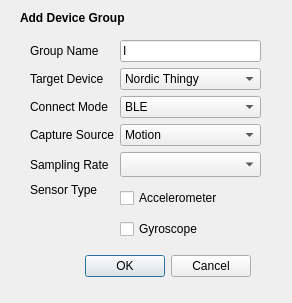
<?xml version="1.0" encoding="UTF-8"?>
<ui version="4.0">
 <class>AddDeviceGroup</class>
 <widget class="QDialog" name="AddDeviceGroup">
  <property name="geometry">
   <rect>
    <x>0</x>
    <y>0</y>
    <width>292</width>
    <height>303</height>
   </rect>
  </property>
  <property name="windowTitle">
   <string>Dialog</string>
  </property>
  <widget class="QDialogButtonBox" name="buttonBox">
   <property name="geometry">
    <rect>
     <x>10</x>
     <y>250</y>
     <width>241</width>
     <height>32</height>
    </rect>
   </property>
   <property name="orientation">
    <enum>Qt::Horizontal</enum>
   </property>
   <property name="standardButtons">
    <set>QDialogButtonBox::Cancel|QDialogButtonBox::Ok</set>
   </property>
  </widget>
  <widget class="QLabel" name="label">
   <property name="geometry">
    <rect>
     <x>20</x>
     <y>10</y>
     <width>111</width>
     <height>16</height>
    </rect>
   </property>
   <property name="font">
    <font>
     <weight>75</weight>
     <bold>true</bold>
     <strikeout>false</strikeout>
     <kerning>true</kerning>
    </font>
   </property>
   <property name="text">
    <string>Add Device Group</string>
   </property>
  </widget>
  <widget class="QWidget" name="gridLayoutWidget">
   <property name="geometry">
    <rect>
     <x>30</x>
     <y>40</y>
     <width>231</width>
     <height>201</height>
    </rect>
   </property>
   <layout class="QGridLayout" name="gridLayout">
    <item row="3" column="0">
     <widget class="QLabel" name="label_5">
      <property name="text">
       <string>Capture Source</string>
      </property>
     </widget>
    </item>
    <item row="5" column="0">
     <widget class="QLabel" name="label_7">
      <property name="text">
       <string>Sensor Type</string>
      </property>
      <property name="alignment">
       <set>Qt::AlignLeading|Qt::AlignLeft|Qt::AlignTop</set>
      </property>
     </widget>
    </item>
    <item row="0" column="1">
     <widget class="QLineEdit" name="group_name">
      <property name="text">
       <string>I</string>
      </property>
     </widget>
    </item>
    <item row="0" column="0">
     <widget class="QLabel" name="label_2">
      <property name="text">
       <string>Group Name</string>
      </property>
     </widget>
    </item>
    <item row="3" column="1">
     <widget class="QComboBox" name="capture_source">
      <item>
       <property name="text">
        <string>Motion</string>
       </property>
      </item>
      <item>
       <property name="text">
        <string>Audio</string>
       </property>
      </item>
     </widget>
    </item>
    <item row="1" column="1">
     <widget class="QComboBox" name="target_device">
      <item>
       <property name="text">
        <string>Nordic Thingy</string>
       </property>
      </item>
      <item>
       <property name="text">
        <string>NS NEMo</string>
       </property>
      </item>
     </widget>
    </item>
    <item row="2" column="0">
     <widget class="QLabel" name="label_4">
      <property name="text">
       <string>Connect Mode</string>
      </property>
     </widget>
    </item>
    <item row="4" column="0">
     <widget class="QLabel" name="label_6">
      <property name="text">
       <string>Sampling Rate</string>
      </property>
     </widget>
    </item>
    <item row="1" column="0">
     <widget class="QLabel" name="label_3">
      <property name="text">
       <string>Target Device</string>
      </property>
     </widget>
    </item>
    <item row="5" column="1">
     <widget class="QStackedWidget" name="sensor_type">
      <property name="currentIndex">
       <number>0</number>
      </property>
      <widget class="QWidget" name="motion_type">
       <widget class="QWidget" name="verticalLayoutWidget">
        <property name="geometry">
         <rect>
          <x>0</x>
          <y>0</y>
          <width>251</width>
          <height>61</height>
         </rect>
        </property>
        <layout class="QVBoxLayout" name="verticalLayout">
         <property name="sizeConstraint">
          <enum>QLayout::SetDefaultConstraint</enum>
         </property>
         <item>
          <widget class="QCheckBox" name="accelerometer">
           <property name="text">
            <string>Accelerometer</string>
           </property>
          </widget>
         </item>
         <item>
          <widget class="QCheckBox" name="gyroscope">
           <property name="text">
            <string>Gyroscope</string>
           </property>
          </widget>
         </item>
        </layout>
       </widget>
      </widget>
      <widget class="QWidget" name="audio_type">
       <widget class="QWidget" name="verticalLayoutWidget_2">
        <property name="geometry">
         <rect>
          <x>0</x>
          <y>0</y>
          <width>251</width>
          <height>61</height>
         </rect>
        </property>
        <layout class="QVBoxLayout" name="verticalLayout_2">
         <item>
          <widget class="QCheckBox" name="audio">
           <property name="text">
            <string>Audio</string>
           </property>
          </widget>
         </item>
        </layout>
       </widget>
      </widget>
     </widget>
    </item>
    <item row="2" column="1">
     <widget class="QComboBox" name="connect_mode">
      <item>
       <property name="text">
        <string>BLE</string>
       </property>
      </item>
      <item>
       <property name="text">
        <string>Wifi</string>
       </property>
      </item>
     </widget>
    </item>
    <item row="4" column="1">
     <widget class="QComboBox" name="sampling_rate">
      <property name="font">
       <font>
        <family>Agency FB</family>
       </font>
      </property>
     </widget>
    </item>
   </layout>
  </widget>
 </widget>
 <tabstops>
  <tabstop>group_name</tabstop>
  <tabstop>target_device</tabstop>
  <tabstop>connect_mode</tabstop>
  <tabstop>capture_source</tabstop>
  <tabstop>sampling_rate</tabstop>
 </tabstops>
 <resources/>
 <connections>
  <connection>
   <sender>buttonBox</sender>
   <signal>accepted()</signal>
   <receiver>AddDeviceGroup</receiver>
   <slot>accept()</slot>
   <hints>
    <hint type="sourcelabel">
     <x>248</x>
     <y>254</y>
    </hint>
    <hint type="destinationlabel">
     <x>157</x>
     <y>274</y>
    </hint>
   </hints>
  </connection>
  <connection>
   <sender>buttonBox</sender>
   <signal>rejected()</signal>
   <receiver>AddDeviceGroup</receiver>
   <slot>reject()</slot>
   <hints>
    <hint type="sourcelabel">
     <x>316</x>
     <y>260</y>
    </hint>
    <hint type="destinationlabel">
     <x>286</x>
     <y>274</y>
    </hint>
   </hints>
  </connection>
 </connections>
</ui>
